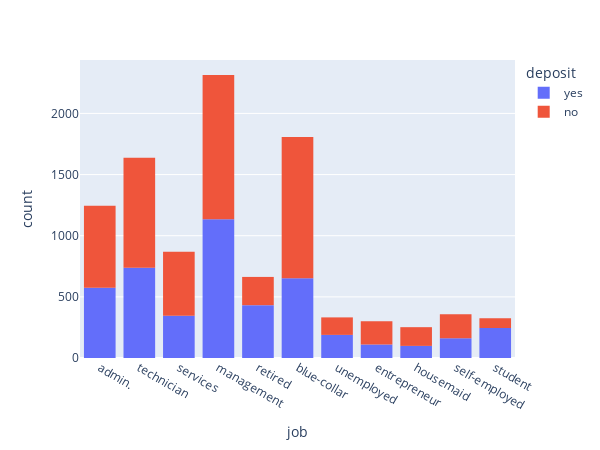

The code cell stored with this chart in its notebook:
### Code cell
# постройте визуализации для открывших и неоткрывших депозит в зависимости от вида профессиональной занятости
fig = px.histogram(
    cleaned,
    x='job',
    color = 'deposit',
    width=600,
    height=450)
fig.show()

### Figure 1 — Plotly figure (JSON) as saved in the notebook; plotly's stock layout.template omitted (floating-point values rounded to 4 significant figures; data arrays with more than 128 entries replaced by an {"elided": "..."} marker saying what was removed)
{"data": [{"alignmentgroup": "True", "bingroup": "x", "hovertemplate": "deposit=yes<br>job=%{x}<br>count=%{y}<extra></extra>", "legendgroup": "yes", "marker": {"color": "#636efa", "pattern": {"shape": ""}}, "name": "yes", "offsetgroup": "yes", "orientation": "v", "showlegend": true, "type": "histogram", "x": {"elided": "4681 str values"}, "xaxis": "x", "yaxis": "y"}, {"alignmentgroup": "True", "bingroup": "x", "hovertemplate": "deposit=no<br>job=%{x}<br>count=%{y}<extra></extra>", "legendgroup": "no", "marker": {"color": "#EF553B", "pattern": {"shape": ""}}, "name": "no", "offsetgroup": "no", "orientation": "v", "showlegend": true, "type": "histogram", "x": {"elided": "5424 str values"}, "xaxis": "x", "yaxis": "y"}], "layout": {"barmode": "relative", "height": 450, "legend": {"title": {"text": "deposit"}, "tracegroupgap": 0}, "margin": {"t": 60}, "width": 600, "xaxis": {"anchor": "y", "domain": [0, 1], "title": {"text": "job"}}, "yaxis": {"anchor": "x", "domain": [0, 1], "title": {"text": "count"}}}}
